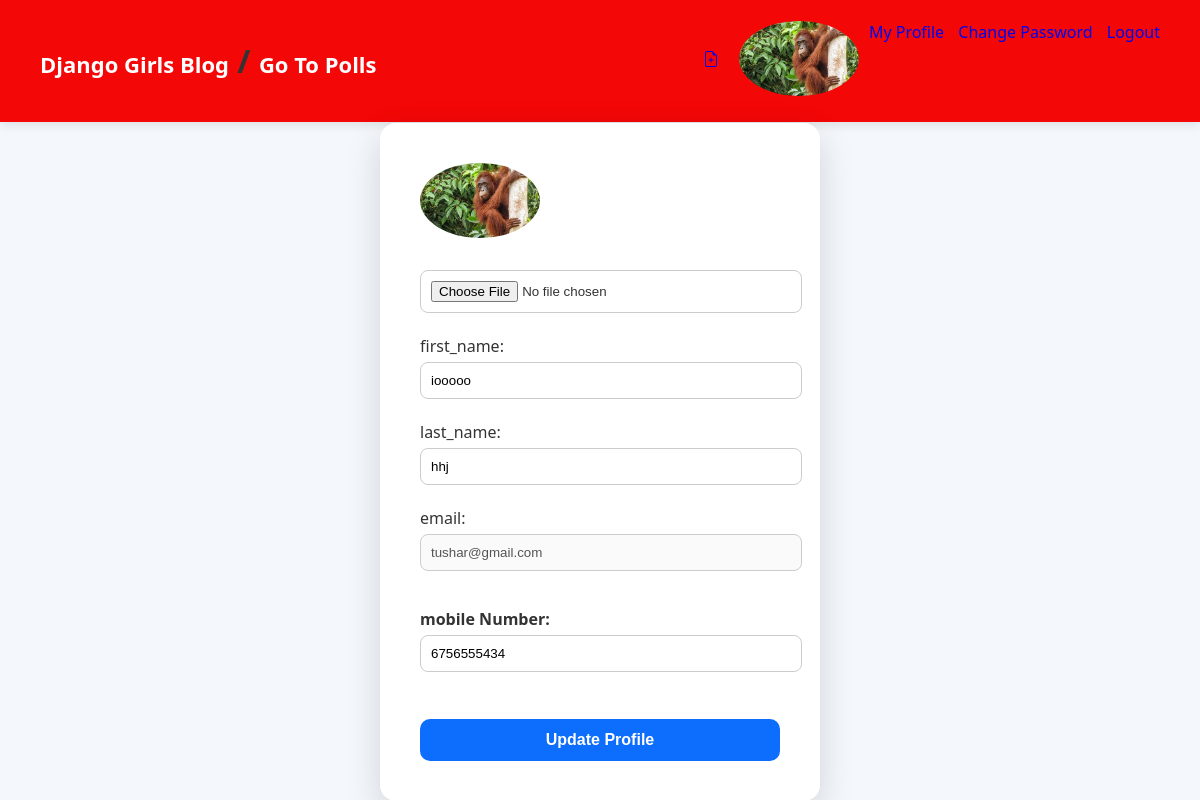
The page /profile/ (signed in) on the database its author committed.
### blog/models.py (models this page shows, shortened)
class User(AbstractUser):
    username=None# remove username field
    email = models.EmailField(unique=True)
    first_name = models.CharField(max_length=30)
    last_name = models.CharField(max_length=30)
    image = models.ImageField(upload_to="profile_pics/", null=True, blank=True)
    phone = models.CharField(
        max_length=15,
        validators=[phone_validator]
    )
    USERNAME_FIELD = "email"
    REQUIRED_FIELDS = []
    objects = UserManager()

### blog/views.py (the view, shortened to what this page needs)
# urls.py: path("profile/",views.profile_view,name="profile"),
@login_required
def profile_view(request):
    errors=[]
    return render(request, "blog/profile.html")

### blog/templates/blog/profile.html (shortened to what this page needs)
{% load static %}
<!doctype html>
<html lang="en">
  <head>
    <link rel="stylesheet" href="{% static 'css/blog.css' %}" />
  </head>
  <body>
    <div class="top-menu-div">
      <div class="logo-div">
        <div class="bp">
          <h1>
            <a class="logo" href="/">Django Girls Blog</a> /
            <a class="logo" href="{% url 'polls:index' %}">Go To Polls</a>
          </h1>
        </div>
        <div class="login_svg">
          <div class="image_add">
            <div class="image_add_svg">
              <div>
                <a href="{% url 'post_new' %}" class="top-menu">
                </a>
              </div>
              <div class="profile">
                {% if user.is_authenticated %} {% if user.image %}
                <img
                  src="{{ user.image.url }}"
                  width="120"
                  style="border-radius: 50%"
                />
                {% else %}
                <img
                  src="/media/profile_pics/download.jpg"
                  width="120"
                  style="border-radius: 50%"
                />
                {% endif %} {% endif %}
              </div>
            </div>
            {% if user.is_authenticated %}
            <div class="dropdown">
              <a href="{% url 'profile' %}">My Profile</a>
              <a href="{% url 'Change_Password' %}">Change Password</a>
              <a href="{% url 'logout' %}">Logout</a>
            </div>
            {% else %}
            <a href="{% url 'login' %}" class="btn btn-primary">Login</a>
            <a href="{% url 'signup' %}" class="btn btn-primary">Signup</a>
            {% endif %}
          </div>
        </div>
      </div>
    </div>
    <div class="super_form_div">
      <div class="form_div">
        {% if request.user.is_authenticated %}
        <form
          action="{% url 'profile' %}"
          method="post"
          enctype="multipart/form-data"
        >
          {% if request.user.image %}
          <img
            src="{{ request.user.image.url }}"
            width="120"
            style="border-radius: 50%"
          />
          {% else %}
          <img
            src="/media/profile_pics/download.jpg"
            width="120"
            style="border-radius: 50%"
          />
          {% endif %}
          <br /><br />
          <input type="file" name="image" />
          <br /><br />
          first_name:
          <input
            type="text"
            name="first_name"
            value="{{ request.user.first_name }}"
            required
          />
          <br /><br />
          last_name:
          <input
            type="text"
            name="last_name"
            value="{{ request.user.last_name }}"
            required
          />
          <br /><br />
          email:
          <input disabled value="{{ request.user.email }}" required />
          <br /><br />
          <label>mobile Number:</label>
          <input
            name="phone"
            type="tel"
            inputmode="numeric"
            pattern="[0-9]*"
            maxlength="10"
            minlength="10"
            placeholder="Enter 10 digit phone number"
            value="{{ request.user.phone|default:'' }}"
          />
          <br /><br />
          <button type="submit">Update Profile</button>
        </form>
        {% else %}
        <h3>You must login to access profile page.</h3>
        <a href="{% url 'login' %}">Login Here</a>
        {% endif %}
      </div>
    </div>
  </body>
</html>

### blog/static/css/blog.css (style rules this page uses)
body { margin: 0; font-family: "Segoe UI", Tahoma, Geneva, Verdana, sans-serif; background: #f4f7fb; color: #333; }
a { text-decoration: none; }
.top-menu-div { background: #f30707; padding: 18px 40px; box-shadow: 0 3px 10px rgba(0, 0, 0, 0.1); }
.logo-div { display: flex; justify-content: space-between; align-items: center; }
.logo { color: white; font-weight: bold; font-size: 22px; }
.image_add { display: flex; justify-content: space-between; }
.login_svg a { margin-left: 10px; }
.super_form_div { display: flex; justify-content: center; align-items: center; min-height: 85vh; }
.form_div { width: 360px; background: white; padding: 40px; border-radius: 16px; box-shadow: 0 12px 35px rgba(0, 0, 0, 0.15); }
.form_div label { font-weight: 600; display: block; margin-top: 15px; }
.form_div input { width: 100%; padding: 10px; margin-top: 5px; border-radius: 8px; border: 1px solid #ccc; transition: .2s; }
.form_div button { width: 100%; margin-top: 25px; padding: 12px; border: none; border-radius: 10px; background: #0d6efd; color: white; font-size: 16px; font-weight: bold; cursor: pointer; transition: .25s; }
.image_add_svg { display: flex; align-items: center; gap: 20px; }

### rows shown on the page
User: image (picture), user.image (picture), first_name "iooooo", last_name "hhj", user.email "tushar@gmail.com", phone "6756555434"
